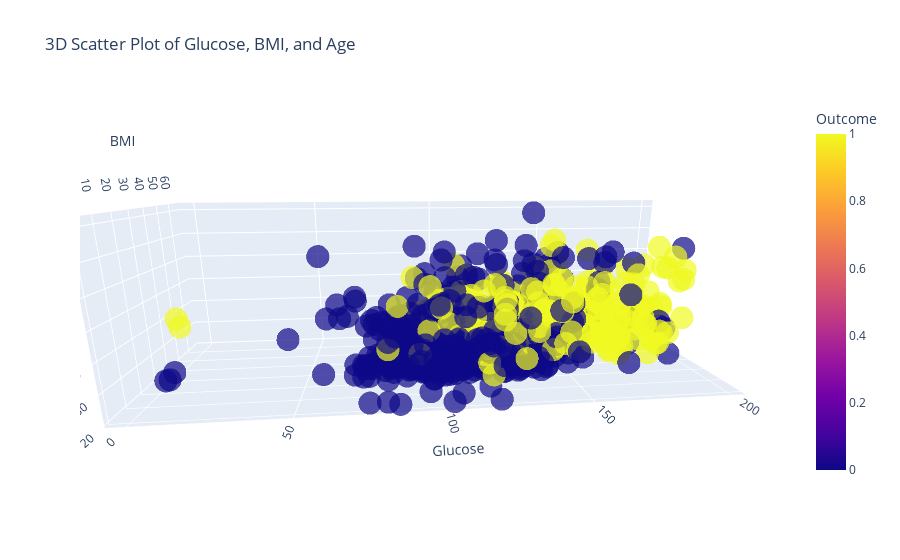

Here is the notebook cell this chart was saved with:
### Code cell
fig = px.scatter_3d(
    diabetes_dataset, 
    x='Glucose', 
    y='BMI', 
    z='Age',
    color='Outcome',
    title='3D Scatter Plot of Glucose, BMI, and Age',
    opacity=0.7
)
fig.show()

### Figure 1 — Plotly figure (JSON) as saved in the notebook; plotly's stock layout.template omitted (floating-point values rounded to 4 significant figures; data arrays with more than 128 entries replaced by an {"elided": "..."} marker saying what was removed)
{"data": [{"hovertemplate": "Glucose=%{x}<br>BMI=%{y}<br>Age=%{z}<br>Outcome=%{marker.color}<extra></extra>", "legendgroup": "", "marker": {"color": {"elided": "768 int values"}, "coloraxis": "coloraxis", "opacity": 0.7, "symbol": "circle"}, "mode": "markers", "name": "", "scene": "scene", "showlegend": false, "type": "scatter3d", "x": {"elided": "768 int values"}, "y": {"elided": "768 float values"}, "z": {"elided": "768 int values"}}], "layout": {"autosize": true, "coloraxis": {"colorbar": {"title": {"text": "Outcome"}}, "colorscale": [[0, "#0d0887"], [0.1111, "#46039f"], [0.2222, "#7201a8"], [0.3333, "#9c179e"], [0.4444, "#bd3786"], [0.5556, "#d8576b"], [0.6667, "#ed7953"], [0.7778, "#fb9f3a"], [0.8889, "#fdca26"], [1, "#f0f921"]]}, "legend": {"tracegroupgap": 0}, "scene": {"aspectmode": "auto", "aspectratio": {"x": 2.143, "y": 0.7225, "z": 0.646}, "camera": {"center": {"x": 0, "y": 0, "z": 0}, "eye": {"x": -0.1847, "y": -1.738, "z": 0.4368}, "projection": {"type": "perspective"}, "up": {"x": 0, "y": 0, "z": 1}}, "domain": {"x": [0, 1], "y": [0, 1]}, "xaxis": {"title": {"text": "Glucose"}, "type": "linear"}, "yaxis": {"title": {"text": "BMI"}, "type": "linear"}, "zaxis": {"title": {"text": "Age"}, "type": "linear"}}, "title": {"text": "3D Scatter Plot of Glucose, BMI, and Age"}}}
